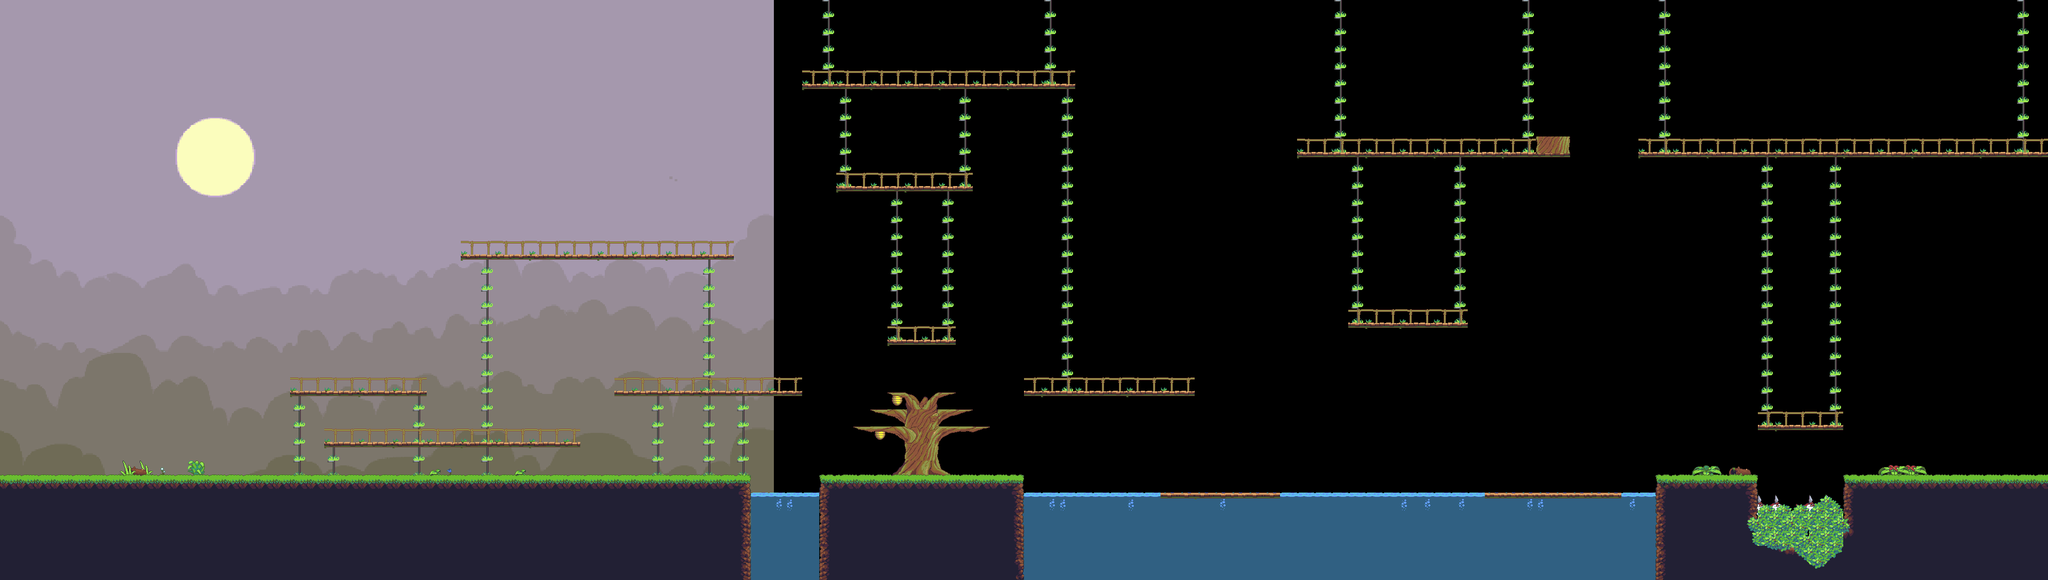

The image is a tile-based game level rendered from a .tmx file. Its description and source (layers, tilesets, objects; grid data summarised) follow:
An orthogonal 120x34 tile map with 32x32 px tiles, 4 tile layers (Scenery, Background, Foreground, Objekte), 3 tilesets, 1 image layer and 79 objects (48x CoinEntity, 19x Ground, 6x EnemyEntity, 3x SpikeEntity, mainPlayer, ...).

<map version="1.0" orientation="orthogonal" renderorder="left-up" width="120" height="34" tilewidth="32" tileheight="32" nextobjectid="189">
 <tileset firstgid="1" name="jungle_guide" tilewidth="32" tileheight="32">
  <image source="../img/map/jungle_guide.png" width="768" height="928" />
 </tileset>
 <tileset firstgid="697" name="jungle_terrain" tilewidth="32" tileheight="32">
  <image source="../img/map/jungle_terrain.png" width="896" height="480" />
 </tileset>
 <tileset firstgid="1117" name="objekte" tilewidth="32" tileheight="32">
  <image source="../img/map/objekte.png" width="416" height="224" />
 </tileset>
 <imagelayer name="Parallax_layer1" x="-1">
  <image source="../img/background/background_fog2.png" />
 </imagelayer>
 <layer name="Scenery" width="120" height="34">
  <data>[4080 cells, 34 non-empty, 25 distinct tile ids]</data>
 </layer>
 <layer name="Background" width="120" height="34">
  <data>[4080 cells, 454 non-empty, 29 distinct tile ids]</data>
 </layer>
 <layer name="Foreground" width="120" height="34">
  <data>[4080 cells, 1089 non-empty, 54 distinct tile ids]</data>
 </layer>
 <layer name="Objekte" width="120" height="34">
  <data>[4080 cells, 18 non-empty, 7 distinct tile ids]</data>
 </layer>
 <objectgroup name="Object">
  <properties>
   <property name="duration" value="300" />
   <property name="fade" value="#300000" />
  </properties>
  <object id="3" name="mainPlayer" x="0" y="828" width="32" height="64">
   <properties>
    <property name="image" value="gripe_run_right" />
    <property name="spritewidth" value="64" />
   </properties>
  </object>
  <object id="5" name="game.LevelEntity" x="3806" y="-2181" width="31" height="1e+06">
   <properties>
    <property name="duration" value="300" />
    <property name="fade" value="#009900" />
    <property name="to" value="6" />
   </properties>
  </object>
  <object id="86" name="SpikeEntity" x="1399" y="931" width="145" height="40" />
  <object id="87" name="SpikeEntity" x="1911" y="929" width="1204" height="40" />
  <object id="115" name="SpikeEntity" x="3281.5" y="928" width="174.5" height="41" />
  <object id="121" name="CoinEntity" x="1592" y="843" width="32" height="32">
   <properties>
    <property name="image" value="spinning_coin_gold" />
    <property name="spritewidth" value="32" />
   </properties>
  </object>
  <object id="122" name="CoinEntity" x="1654" y="843" width="32" height="32">
   <properties>
    <property name="image" value="spinning_coin_gold" />
    <property name="spritewidth" value="32" />
   </properties>
  </object>
  <object id="124" name="CoinEntity" x="1780" y="842" width="32" height="32">
   <properties>
    <property name="image" value="spinning_coin_gold" />
    <property name="spritewidth" value="32" />
   </properties>
  </object>
  <object id="125" name="CoinEntity" x="1839" y="842" width="32" height="32">
   <properties>
    <property name="image" value="spinning_coin_gold" />
    <property name="spritewidth" value="32" />
   </properties>
  </object>
  <object id="126" name="CoinEntity" x="1712" y="590" width="32" height="32">
   <properties>
    <property name="image" value="spinning_coin_gold" />
    <property name="spritewidth" value="32" />
   </properties>
  </object>
  <object id="127" name="CoinEntity" x="1964" y="679" width="32" height="32">
   <properties>
    <property name="image" value="spinning_coin_gold" />
    <property name="spritewidth" value="32" />
   </properties>
  </object>
  <object id="128" name="CoinEntity" x="2126" y="683" width="32" height="32">
   <properties>
    <property name="image" value="spinning_coin_gold" />
    <property name="spritewidth" value="32" />
   </properties>
  </object>
  <object id="129" name="CoinEntity" x="655" y="850" width="32" height="32">
   <properties>
    <property name="image" value="spinning_coin_gold" />
    <property name="spritewidth" value="32" />
   </properties>
  </object>
  <object id="130" name="CoinEntity" x="1313" y="849" width="32" height="32">
   <properties>
    <property name="image" value="spinning_coin_gold" />
    <property name="spritewidth" value="32" />
   </properties>
  </object>
  <object id="131" name="CoinEntity" x="772" y="781" width="32" height="32">
   <properties>
    <property name="image" value="spinning_coin_gold" />
    <property name="spritewidth" value="32" />
   </properties>
  </object>
  <object id="132" name="CoinEntity" x="1185" y="778" width="32" height="32">
   <properties>
    <property name="image" value="spinning_coin_gold" />
    <property name="spritewidth" value="32" />
   </properties>
  </object>
  <object id="135" name="CoinEntity" x="543" y="690" width="32" height="32">
   <properties>
    <property name="image" value="spinning_coin_gold" />
    <property name="spritewidth" value="32" />
   </properties>
  </object>
  <object id="137" name="CoinEntity" x="765" y="689" width="32" height="32">
   <properties>
    <property name="image" value="spinning_coin_gold" />
    <property name="spritewidth" value="32" />
   </properties>
  </object>
  <object id="138" name="CoinEntity" x="1226.5" y="437.5" width="32" height="32">
   <properties>
    <property name="image" value="spinning_coin_gold" />
    <property name="spritewidth" value="32" />
   </properties>
  </object>
  <object id="140" name="CoinEntity" x="1105.5" y="437.5" width="32" height="32">
   <properties>
    <property name="image" value="spinning_coin_gold" />
    <property name="spritewidth" value="32" />
   </properties>
  </object>
  <object id="142" name="CoinEntity" x="979.5" y="438.5" width="32" height="32">
   <properties>
    <property name="image" value="spinning_coin_gold" />
    <property name="spritewidth" value="32" />
   </properties>
  </object>
  <object id="143" name="CoinEntity" x="1869.5" y="113.5" width="32" height="32">
   <properties>
    <property name="image" value="spinning_coin_gold" />
    <property name="spritewidth" value="32" />
   </properties>
  </object>
  <object id="144" name="CoinEntity" x="1810.5" y="113.5" width="32" height="32">
   <properties>
    <property name="image" value="spinning_coin_gold" />
    <property name="spritewidth" value="32" />
   </properties>
  </object>
  <object id="146" name="CoinEntity" x="1684.5" y="114.5" width="32" height="32">
   <properties>
    <property name="image" value="spinning_coin_gold" />
    <property name="spritewidth" value="32" />
   </properties>
  </object>
  <object id="147" name="CoinEntity" x="1622.5" y="114.5" width="32" height="32">
   <properties>
    <property name="image" value="spinning_coin_gold" />
    <property name="spritewidth" value="32" />
   </properties>
  </object>
  <object id="153" name="CoinEntity" x="1619" y="309.5" width="32" height="32">
   <properties>
    <property name="image" value="spinning_coin_gold" />
    <property name="spritewidth" value="32" />
   </properties>
  </object>
  <object id="154" name="CoinEntity" x="1745" y="308.5" width="32" height="32">
   <properties>
    <property name="image" value="spinning_coin_gold" />
    <property name="spritewidth" value="32" />
   </properties>
  </object>
  <object id="156" name="CoinEntity" x="2464" y="240.5" width="32" height="32">
   <properties>
    <property name="image" value="spinning_coin_gold" />
    <property name="spritewidth" value="32" />
   </properties>
  </object>
  <object id="157" name="CoinEntity" x="2590" y="239.5" width="32" height="32">
   <properties>
    <property name="image" value="spinning_coin_gold" />
    <property name="spritewidth" value="32" />
   </properties>
  </object>
  </objectgroup>
 <objectgroup name="EnemyEntities">
  <!-- 6 objects omitted --></objectgroup>
 <objectgroup name="collision">
  <!-- 19 objects omitted --></objectgroup>
</map>
<!-- 50 of 79 objects omitted -->
